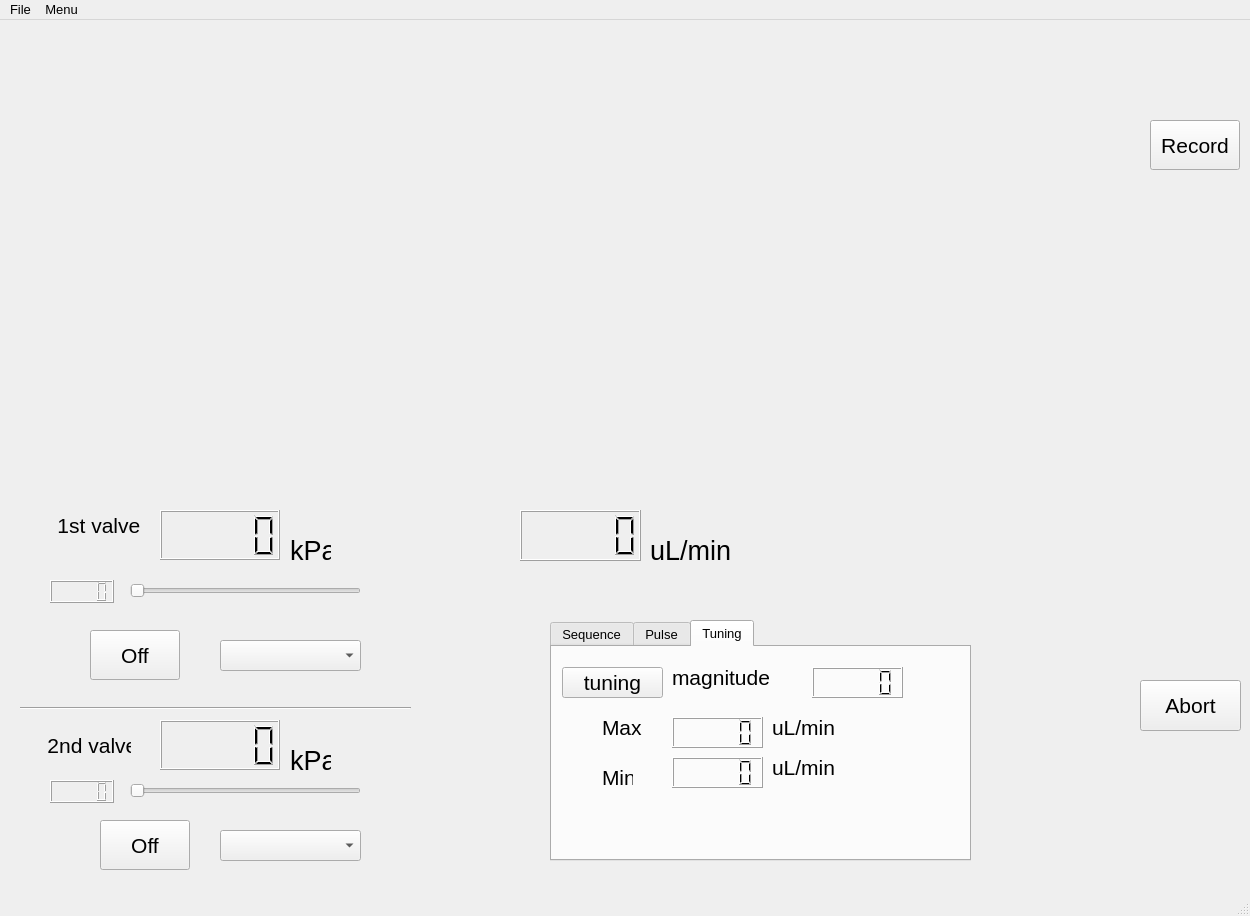
<?xml version="1.0" encoding="UTF-8"?>
<ui version="4.0">
 <class>Droplet_formation</class>
 <widget class="QMainWindow" name="Droplet_formation">
  <property name="geometry">
   <rect>
    <x>0</x>
    <y>0</y>
    <width>1250</width>
    <height>916</height>
   </rect>
  </property>
  <property name="font">
   <font>
    <pointsize>10</pointsize>
   </font>
  </property>
  <property name="windowTitle">
   <string>MainWindow</string>
  </property>
  <widget class="QWidget" name="centralwidget">
   <widget class="QPushButton" name="recordButton">
    <property name="geometry">
     <rect>
      <x>1150</x>
      <y>100</y>
      <width>90</width>
      <height>50</height>
     </rect>
    </property>
    <property name="font">
     <font>
      <pointsize>16</pointsize>
     </font>
    </property>
    <property name="text">
     <string>Record</string>
    </property>
   </widget>
   <widget class="QLCDNumber" name="valveLcd_1">
    <property name="geometry">
     <rect>
      <x>160</x>
      <y>490</y>
      <width>120</width>
      <height>50</height>
     </rect>
    </property>
   </widget>
   <widget class="QPushButton" name="valveButton_1">
    <property name="geometry">
     <rect>
      <x>90</x>
      <y>610</y>
      <width>90</width>
      <height>50</height>
     </rect>
    </property>
    <property name="font">
     <font>
      <pointsize>16</pointsize>
     </font>
    </property>
    <property name="text">
     <string>Off</string>
    </property>
   </widget>
   <widget class="QLabel" name="label">
    <property name="geometry">
     <rect>
      <x>290</x>
      <y>520</y>
      <width>41</width>
      <height>20</height>
     </rect>
    </property>
    <property name="font">
     <font>
      <pointsize>20</pointsize>
     </font>
    </property>
    <property name="text">
     <string>kPa</string>
    </property>
   </widget>
   <widget class="QSlider" name="horizontalSlider">
    <property name="geometry">
     <rect>
      <x>130</x>
      <y>560</y>
      <width>231</width>
      <height>22</height>
     </rect>
    </property>
    <property name="maximum">
     <number>255</number>
    </property>
    <property name="orientation">
     <enum>Qt::Horizontal</enum>
    </property>
   </widget>
   <widget class="QLCDNumber" name="lcdnumber_1">
    <property name="geometry">
     <rect>
      <x>50</x>
      <y>560</y>
      <width>64</width>
      <height>23</height>
     </rect>
    </property>
    <property name="font">
     <font>
      <pointsize>10</pointsize>
     </font>
    </property>
   </widget>
   <widget class="QComboBox" name="comboBox">
    <property name="geometry">
     <rect>
      <x>220</x>
      <y>620</y>
      <width>141</width>
      <height>31</height>
     </rect>
    </property>
   </widget>
   <widget class="QLCDNumber" name="flowrate">
    <property name="geometry">
     <rect>
      <x>520</x>
      <y>490</y>
      <width>121</width>
      <height>51</height>
     </rect>
    </property>
   </widget>
   <widget class="QLabel" name="label_2">
    <property name="geometry">
     <rect>
      <x>650</x>
      <y>520</y>
      <width>81</width>
      <height>21</height>
     </rect>
    </property>
    <property name="font">
     <font>
      <pointsize>20</pointsize>
     </font>
    </property>
    <property name="text">
     <string>uL/min</string>
    </property>
   </widget>
   <widget class="QPushButton" name="abort">
    <property name="geometry">
     <rect>
      <x>1140</x>
      <y>660</y>
      <width>101</width>
      <height>51</height>
     </rect>
    </property>
    <property name="font">
     <font>
      <pointsize>16</pointsize>
     </font>
    </property>
    <property name="text">
     <string>Abort</string>
    </property>
   </widget>
   <widget class="QLCDNumber" name="lcdnumber_2">
    <property name="geometry">
     <rect>
      <x>50</x>
      <y>760</y>
      <width>64</width>
      <height>23</height>
     </rect>
    </property>
   </widget>
   <widget class="QPushButton" name="valveButton_2">
    <property name="geometry">
     <rect>
      <x>100</x>
      <y>800</y>
      <width>90</width>
      <height>50</height>
     </rect>
    </property>
    <property name="font">
     <font>
      <pointsize>16</pointsize>
     </font>
    </property>
    <property name="text">
     <string>Off</string>
    </property>
   </widget>
   <widget class="QComboBox" name="comboBox_2">
    <property name="geometry">
     <rect>
      <x>220</x>
      <y>810</y>
      <width>141</width>
      <height>31</height>
     </rect>
    </property>
   </widget>
   <widget class="QLabel" name="label_8">
    <property name="geometry">
     <rect>
      <x>290</x>
      <y>730</y>
      <width>41</width>
      <height>20</height>
     </rect>
    </property>
    <property name="font">
     <font>
      <pointsize>20</pointsize>
     </font>
    </property>
    <property name="text">
     <string>kPa</string>
    </property>
   </widget>
   <widget class="QLCDNumber" name="valveLcd_2">
    <property name="geometry">
     <rect>
      <x>160</x>
      <y>700</y>
      <width>120</width>
      <height>50</height>
     </rect>
    </property>
   </widget>
   <widget class="QSlider" name="horizontalSlider_2">
    <property name="geometry">
     <rect>
      <x>130</x>
      <y>760</y>
      <width>231</width>
      <height>22</height>
     </rect>
    </property>
    <property name="maximum">
     <number>255</number>
    </property>
    <property name="orientation">
     <enum>Qt::Horizontal</enum>
    </property>
   </widget>
   <widget class="QTabWidget" name="tabWidget">
    <property name="geometry">
     <rect>
      <x>550</x>
      <y>600</y>
      <width>421</width>
      <height>241</height>
     </rect>
    </property>
    <property name="currentIndex">
     <number>2</number>
    </property>
    <widget class="QWidget" name="tab">
     <attribute name="title">
      <string>Sequence</string>
     </attribute>
     <widget class="QTableWidget" name="tableWidget">
      <property name="geometry">
       <rect>
        <x>50</x>
        <y>70</y>
        <width>321</width>
        <height>131</height>
       </rect>
      </property>
     </widget>
     <widget class="QLCDNumber" name="lcdSeqNumber">
      <property name="geometry">
       <rect>
        <x>30</x>
        <y>20</y>
        <width>31</width>
        <height>31</height>
       </rect>
      </property>
      <property name="digitCount">
       <number>2</number>
      </property>
     </widget>
     <widget class="QLCDNumber" name="lcdTimer">
      <property name="geometry">
       <rect>
        <x>70</x>
        <y>20</y>
        <width>71</width>
        <height>31</height>
       </rect>
      </property>
      <property name="digitCount">
       <number>4</number>
      </property>
     </widget>
     <widget class="QLabel" name="unit">
      <property name="geometry">
       <rect>
        <x>150</x>
        <y>20</y>
        <width>51</width>
        <height>21</height>
       </rect>
      </property>
      <property name="font">
       <font>
        <pointsize>20</pointsize>
       </font>
      </property>
      <property name="text">
       <string>s</string>
      </property>
     </widget>
     <widget class="QPushButton" name="SequenceRun">
      <property name="geometry">
       <rect>
        <x>220</x>
        <y>10</y>
        <width>151</width>
        <height>51</height>
       </rect>
      </property>
      <property name="font">
       <font>
        <pointsize>16</pointsize>
       </font>
      </property>
      <property name="text">
       <string>Sequence Run</string>
      </property>
     </widget>
    </widget>
    <widget class="QWidget" name="tab_2">
     <attribute name="title">
      <string>Pulse</string>
     </attribute>
     <widget class="QPushButton" name="pulseButton">
      <property name="geometry">
       <rect>
        <x>10</x>
        <y>10</y>
        <width>101</width>
        <height>31</height>
       </rect>
      </property>
      <property name="font">
       <font>
        <pointsize>16</pointsize>
       </font>
      </property>
      <property name="text">
       <string>pulse</string>
      </property>
     </widget>
     <widget class="QPlainTextEdit" name="plainTextEdit">
      <property name="geometry">
       <rect>
        <x>120</x>
        <y>10</y>
        <width>104</width>
        <height>31</height>
       </rect>
      </property>
      <property name="font">
       <font>
        <pointsize>16</pointsize>
       </font>
      </property>
      <property name="verticalScrollBarPolicy">
       <enum>Qt::ScrollBarAlwaysOff</enum>
      </property>
      <property name="horizontalScrollBarPolicy">
       <enum>Qt::ScrollBarAlwaysOff</enum>
      </property>
      <property name="plainText">
       <string>1</string>
      </property>
     </widget>
     <widget class="QLabel" name="label_9">
      <property name="geometry">
       <rect>
        <x>230</x>
        <y>10</y>
        <width>41</width>
        <height>21</height>
       </rect>
      </property>
      <property name="font">
       <font>
        <pointsize>20</pointsize>
       </font>
      </property>
      <property name="text">
       <string>s</string>
      </property>
     </widget>
    </widget>
    <widget class="QWidget" name="tab_3">
     <attribute name="title">
      <string>Tuning</string>
     </attribute>
     <widget class="QPushButton" name="tuningbutton">
      <property name="geometry">
       <rect>
        <x>10</x>
        <y>20</y>
        <width>101</width>
        <height>31</height>
       </rect>
      </property>
      <property name="font">
       <font>
        <pointsize>16</pointsize>
       </font>
      </property>
      <property name="text">
       <string>tuning</string>
      </property>
     </widget>
     <widget class="QLabel" name="label_7">
      <property name="geometry">
       <rect>
        <x>120</x>
        <y>10</y>
        <width>131</width>
        <height>41</height>
       </rect>
      </property>
      <property name="font">
       <font>
        <pointsize>16</pointsize>
       </font>
      </property>
      <property name="text">
       <string>magnitude</string>
      </property>
     </widget>
     <widget class="QLCDNumber" name="resistance_rate">
      <property name="geometry">
       <rect>
        <x>260</x>
        <y>20</y>
        <width>91</width>
        <height>31</height>
       </rect>
      </property>
     </widget>
     <widget class="QLabel" name="label_5">
      <property name="geometry">
       <rect>
        <x>50</x>
        <y>70</y>
        <width>41</width>
        <height>21</height>
       </rect>
      </property>
      <property name="font">
       <font>
        <pointsize>16</pointsize>
       </font>
      </property>
      <property name="text">
       <string>Max</string>
      </property>
     </widget>
     <widget class="QLCDNumber" name="maxflowrate">
      <property name="geometry">
       <rect>
        <x>120</x>
        <y>70</y>
        <width>91</width>
        <height>31</height>
       </rect>
      </property>
     </widget>
     <widget class="QLabel" name="label_3">
      <property name="geometry">
       <rect>
        <x>220</x>
        <y>70</y>
        <width>81</width>
        <height>21</height>
       </rect>
      </property>
      <property name="font">
       <font>
        <pointsize>16</pointsize>
       </font>
      </property>
      <property name="text">
       <string>uL/min</string>
      </property>
     </widget>
     <widget class="QLabel" name="label_6">
      <property name="geometry">
       <rect>
        <x>50</x>
        <y>120</y>
        <width>31</width>
        <height>21</height>
       </rect>
      </property>
      <property name="font">
       <font>
        <pointsize>16</pointsize>
       </font>
      </property>
      <property name="text">
       <string>Min</string>
      </property>
     </widget>
     <widget class="QLCDNumber" name="minflowrate">
      <property name="geometry">
       <rect>
        <x>120</x>
        <y>110</y>
        <width>91</width>
        <height>31</height>
       </rect>
      </property>
     </widget>
     <widget class="QLabel" name="label_4">
      <property name="geometry">
       <rect>
        <x>220</x>
        <y>110</y>
        <width>81</width>
        <height>21</height>
       </rect>
      </property>
      <property name="font">
       <font>
        <pointsize>16</pointsize>
       </font>
      </property>
      <property name="text">
       <string>uL/min</string>
      </property>
     </widget>
    </widget>
   </widget>
   <widget class="QLabel" name="label_10">
    <property name="geometry">
     <rect>
      <x>30</x>
      <y>700</y>
      <width>101</width>
      <height>51</height>
     </rect>
    </property>
    <property name="font">
     <font>
      <pointsize>16</pointsize>
     </font>
    </property>
    <property name="text">
     <string>   2nd valve</string>
    </property>
   </widget>
   <widget class="QLabel" name="label_11">
    <property name="geometry">
     <rect>
      <x>40</x>
      <y>480</y>
      <width>101</width>
      <height>51</height>
     </rect>
    </property>
    <property name="font">
     <font>
      <pointsize>16</pointsize>
     </font>
    </property>
    <property name="text">
     <string>   1st valve</string>
    </property>
   </widget>
   <widget class="Line" name="line">
    <property name="geometry">
     <rect>
      <x>20</x>
      <y>680</y>
      <width>391</width>
      <height>16</height>
     </rect>
    </property>
    <property name="orientation">
     <enum>Qt::Horizontal</enum>
    </property>
   </widget>
  </widget>
  <widget class="QMenuBar" name="menubar">
   <property name="geometry">
    <rect>
     <x>0</x>
     <y>0</y>
     <width>1250</width>
     <height>23</height>
    </rect>
   </property>
   <widget class="QMenu" name="menuFile">
    <property name="title">
     <string>File</string>
    </property>
    <addaction name="actionload_sequence_file"/>
    <addaction name="actionload_MDA_file_2"/>
    <addaction name="actionload_position_file"/>
   </widget>
   <widget class="QMenu" name="menuMenu">
    <property name="title">
     <string>Menu</string>
    </property>
    <widget class="QMenu" name="menupressure_number">
     <property name="title">
      <string>Pressure number</string>
     </property>
     <addaction name="actionsingle_2"/>
     <addaction name="actiondouble_2"/>
    </widget>
    <widget class="QMenu" name="menuRegulators">
     <property name="title">
      <string>Regulators</string>
     </property>
     <addaction name="actionITV0010_2"/>
     <addaction name="actionITV0030_2"/>
     <addaction name="actionITV0090"/>
    </widget>
    <widget class="QMenu" name="menuSelector_valve">
     <property name="title">
      <string>Selector valve</string>
     </property>
     <addaction name="actionOn"/>
     <addaction name="actionOff"/>
    </widget>
    <addaction name="menupressure_number"/>
    <addaction name="menuRegulators"/>
    <addaction name="menuSelector_valve"/>
   </widget>
   <addaction name="menuFile"/>
   <addaction name="menuMenu"/>
  </widget>
  <widget class="QStatusBar" name="statusbar"/>
  <action name="actionload_sequence_file">
   <property name="text">
    <string>load sequence file</string>
   </property>
  </action>
  <action name="actionsingle_2">
   <property name="checkable">
    <bool>true</bool>
   </property>
   <property name="checked">
    <bool>true</bool>
   </property>
   <property name="text">
    <string>single</string>
   </property>
  </action>
  <action name="actiondouble_2">
   <property name="checkable">
    <bool>true</bool>
   </property>
   <property name="text">
    <string>double</string>
   </property>
  </action>
  <action name="actionITV0010">
   <property name="text">
    <string>ITV0010</string>
   </property>
  </action>
  <action name="actionITV0030">
   <property name="text">
    <string>ITV0030</string>
   </property>
  </action>
  <action name="actionITV0010_2">
   <property name="checkable">
    <bool>true</bool>
   </property>
   <property name="checked">
    <bool>true</bool>
   </property>
   <property name="text">
    <string>ITV0010</string>
   </property>
  </action>
  <action name="actionITV0030_2">
   <property name="checkable">
    <bool>true</bool>
   </property>
   <property name="text">
    <string>ITV0030</string>
   </property>
  </action>
  <action name="actionITV0090">
   <property name="checkable">
    <bool>true</bool>
   </property>
   <property name="text">
    <string>ITV0090</string>
   </property>
  </action>
  <action name="actionOn">
   <property name="checkable">
    <bool>true</bool>
   </property>
   <property name="text">
    <string>On</string>
   </property>
  </action>
  <action name="actionOff">
   <property name="checkable">
    <bool>true</bool>
   </property>
   <property name="checked">
    <bool>true</bool>
   </property>
   <property name="text">
    <string>Off</string>
   </property>
  </action>
  <action name="actionload_MDA_file_2">
   <property name="text">
    <string>load MDA file</string>
   </property>
  </action>
  <action name="actionload_position_file">
   <property name="text">
    <string>load position file</string>
   </property>
  </action>
 </widget>
 <resources/>
 <connections>
  <connection>
   <sender>recordButton</sender>
   <signal>clicked()</signal>
   <receiver>Droplet_formation</receiver>
   <slot>recordIO()</slot>
   <hints>
    <hint type="sourcelabel">
     <x>1150</x>
     <y>172</y>
    </hint>
    <hint type="destinationlabel">
     <x>441</x>
     <y>646</y>
    </hint>
   </hints>
  </connection>
  <connection>
   <sender>valveButton_1</sender>
   <signal>clicked()</signal>
   <receiver>Droplet_formation</receiver>
   <slot>ValveOC()</slot>
   <hints>
    <hint type="sourcelabel">
     <x>101</x>
     <y>633</y>
    </hint>
    <hint type="destinationlabel">
     <x>75</x>
     <y>575</y>
    </hint>
   </hints>
  </connection>
  <connection>
   <sender>horizontalSlider</sender>
   <signal>valueChanged(int)</signal>
   <receiver>Droplet_formation</receiver>
   <slot>svalue_changed()</slot>
   <hints>
    <hint type="sourcelabel">
     <x>189</x>
     <y>583</y>
    </hint>
    <hint type="destinationlabel">
     <x>137</x>
     <y>446</y>
    </hint>
   </hints>
  </connection>
  <connection>
   <sender>comboBox</sender>
   <signal>currentIndexChanged(int)</signal>
   <receiver>Droplet_formation</receiver>
   <slot>valve_number_changed()</slot>
   <hints>
    <hint type="sourcelabel">
     <x>294</x>
     <y>643</y>
    </hint>
    <hint type="destinationlabel">
     <x>310</x>
     <y>559</y>
    </hint>
   </hints>
  </connection>
  <connection>
   <sender>actionload_sequence_file</sender>
   <signal>triggered()</signal>
   <receiver>Droplet_formation</receiver>
   <slot>openSeqFile()</slot>
   <hints>
    <hint type="sourcelabel">
     <x>-1</x>
     <y>-1</y>
    </hint>
    <hint type="destinationlabel">
     <x>40</x>
     <y>152</y>
    </hint>
   </hints>
  </connection>
  <connection>
   <sender>SequenceRun</sender>
   <signal>clicked()</signal>
   <receiver>Droplet_formation</receiver>
   <slot>RunSequence()</slot>
   <hints>
    <hint type="sourcelabel">
     <x>772</x>
     <y>655</y>
    </hint>
    <hint type="destinationlabel">
     <x>571</x>
     <y>748</y>
    </hint>
   </hints>
  </connection>
  <connection>
   <sender>pulseButton</sender>
   <signal>clicked()</signal>
   <receiver>Droplet_formation</receiver>
   <slot>DigitalPulse()</slot>
   <hints>
    <hint type="sourcelabel">
     <x>644</x>
     <y>655</y>
    </hint>
    <hint type="destinationlabel">
     <x>819</x>
     <y>523</y>
    </hint>
   </hints>
  </connection>
  <connection>
   <sender>comboBox_2</sender>
   <signal>currentIndexChanged(int)</signal>
   <receiver>Droplet_formation</receiver>
   <slot>valve2_number_changed()</slot>
   <hints>
    <hint type="sourcelabel">
     <x>231</x>
     <y>833</y>
    </hint>
    <hint type="destinationlabel">
     <x>354</x>
     <y>762</y>
    </hint>
   </hints>
  </connection>
  <connection>
   <sender>valveButton_2</sender>
   <signal>clicked()</signal>
   <receiver>Droplet_formation</receiver>
   <slot>ValveOC2()</slot>
   <hints>
    <hint type="sourcelabel">
     <x>154</x>
     <y>823</y>
    </hint>
    <hint type="destinationlabel">
     <x>70</x>
     <y>749</y>
    </hint>
   </hints>
  </connection>
  <connection>
   <sender>tuningbutton</sender>
   <signal>clicked()</signal>
   <receiver>Droplet_formation</receiver>
   <slot>tuning_resistanse_rate()</slot>
   <hints>
    <hint type="sourcelabel">
     <x>644</x>
     <y>665</y>
    </hint>
    <hint type="destinationlabel">
     <x>1123</x>
     <y>472</y>
    </hint>
   </hints>
  </connection>
  <connection>
   <sender>horizontalSlider_2</sender>
   <signal>valueChanged(int)</signal>
   <receiver>Droplet_formation</receiver>
   <slot>svalue2_changed()</slot>
   <hints>
    <hint type="sourcelabel">
     <x>191</x>
     <y>783</y>
    </hint>
    <hint type="destinationlabel">
     <x>113</x>
     <y>620</y>
    </hint>
   </hints>
  </connection>
  <connection>
   <sender>abort</sender>
   <signal>clicked()</signal>
   <receiver>Droplet_formation</receiver>
   <slot>abort_program()</slot>
   <hints>
    <hint type="sourcelabel">
     <x>1140</x>
     <y>716</y>
    </hint>
    <hint type="destinationlabel">
     <x>1033</x>
     <y>741</y>
    </hint>
   </hints>
  </connection>
  <connection>
   <sender>actionload_MDA_file_2</sender>
   <signal>triggered()</signal>
   <receiver>Droplet_formation</receiver>
   <slot>openMDAFile()</slot>
   <hints>
    <hint type="sourcelabel">
     <x>-1</x>
     <y>-1</y>
    </hint>
    <hint type="destinationlabel">
     <x>624</x>
     <y>457</y>
    </hint>
   </hints>
  </connection>
  <connection>
   <sender>actionload_position_file</sender>
   <signal>triggered()</signal>
   <receiver>Droplet_formation</receiver>
   <slot>openPosFile()</slot>
   <hints>
    <hint type="sourcelabel">
     <x>-1</x>
     <y>-1</y>
    </hint>
    <hint type="destinationlabel">
     <x>624</x>
     <y>457</y>
    </hint>
   </hints>
  </connection>
 </connections>
 <slots>
  <signal>signal1()</signal>
  <slot>recordIO()</slot>
  <slot>ValveOC()</slot>
  <slot>svalue_changed()</slot>
  <slot>svalue2_changed()</slot>
  <slot>valve_number_changed()</slot>
  <slot>openSeqFile()</slot>
  <slot>RunSequence()</slot>
  <slot>DigitalPulse()</slot>
  <slot>PressureNumber()</slot>
  <slot>ValveOC2()</slot>
  <slot>valve2_number_changed()</slot>
  <slot>abort_program()</slot>
  <slot>tuning_resistanse_rate()</slot>
  <slot>SinglePressure()</slot>
  <slot>DoublePressure()</slot>
  <slot>function_change()</slot>
  <slot>openMDAFile()</slot>
  <slot>openPosFile()</slot>
 </slots>
</ui>
